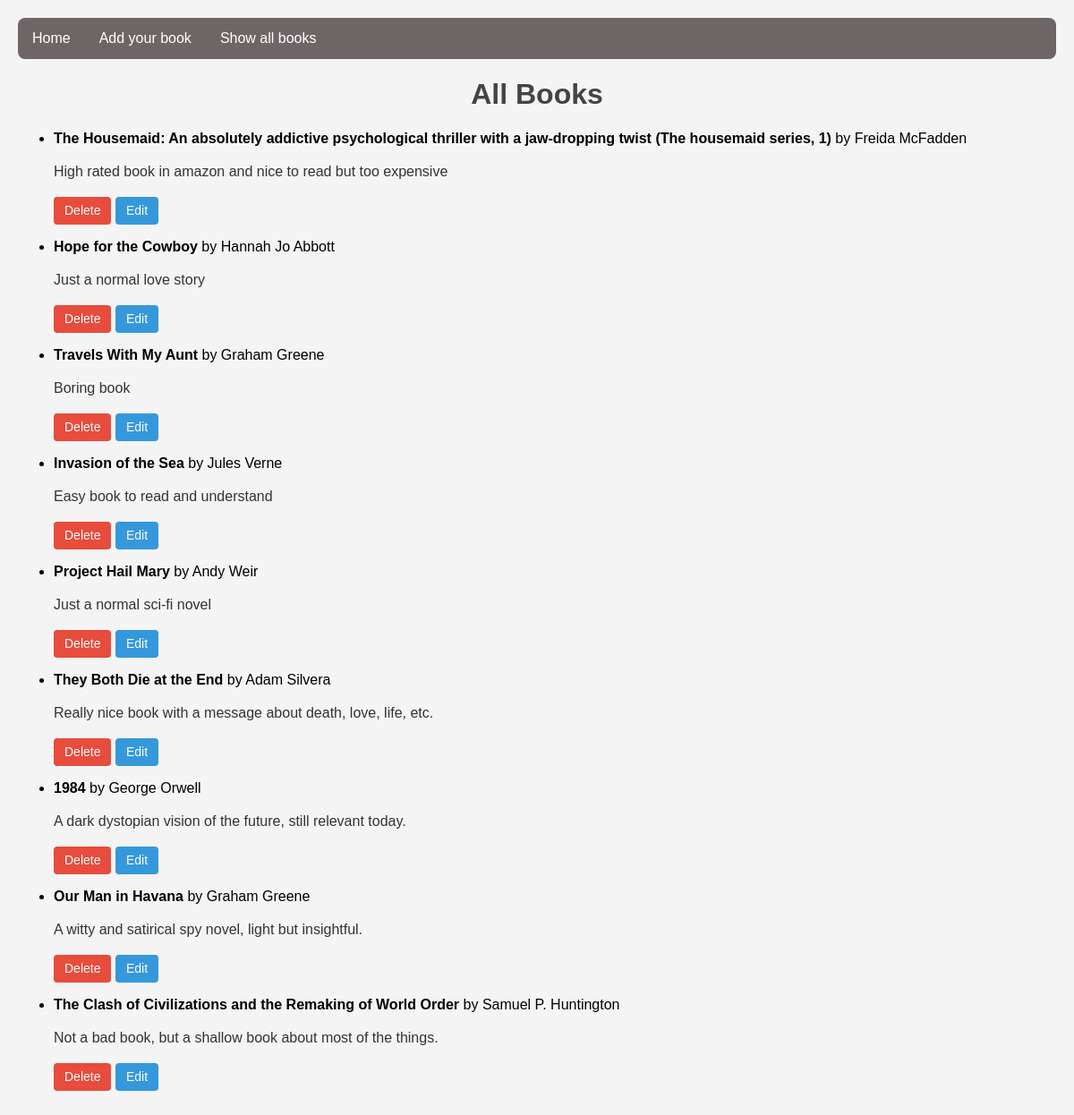
Before: /books with the older database file.
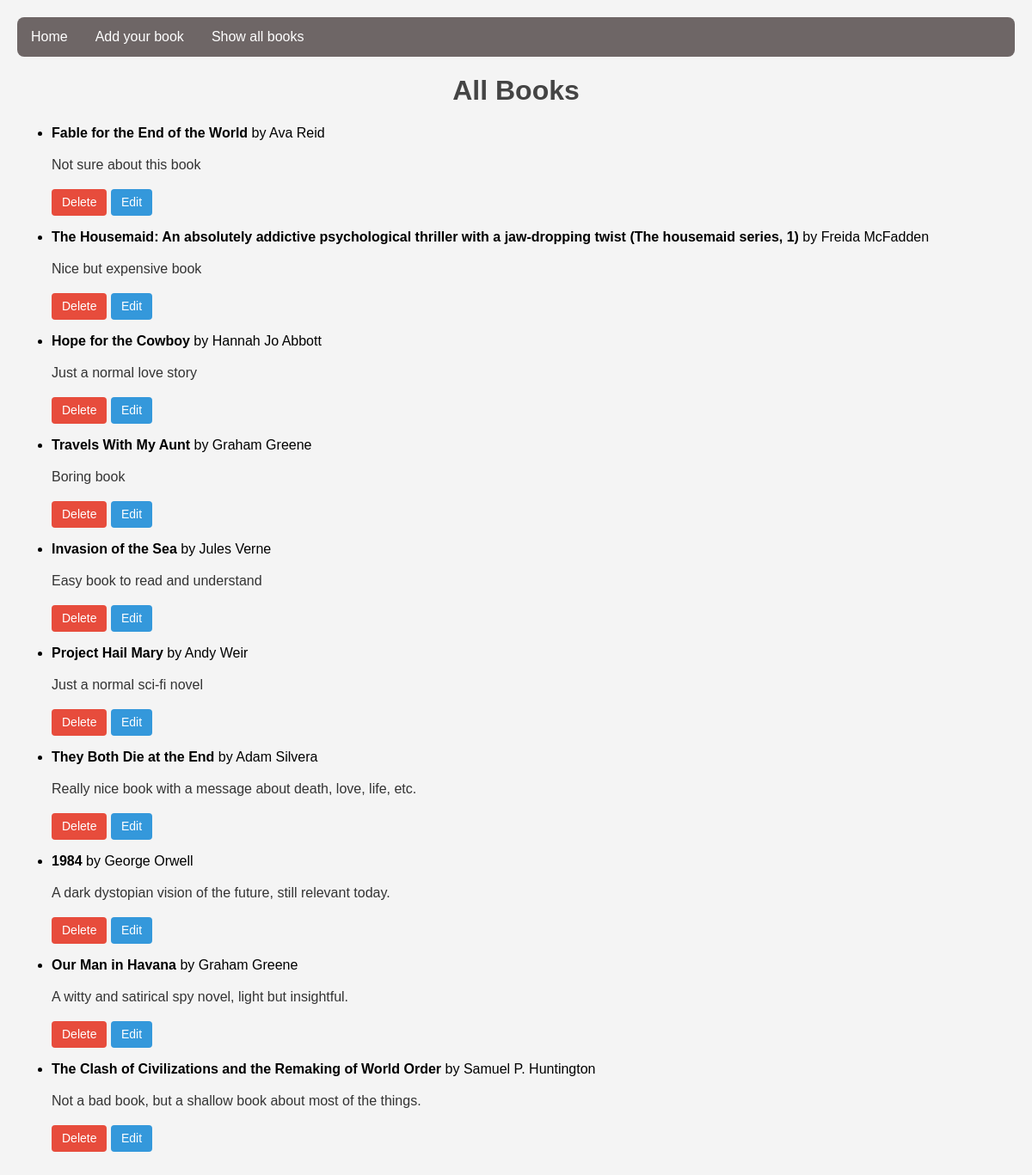
After: the same page with the newer database file.
### models.py (models this page shows, shortened)
class Book(db.Model):
    id: int = db.Column(db.Integer, primary_key=True)
    author_name: str = db.Column(db.String(100), nullable=False)
    book_name: str = db.Column(db.String(200), nullable=False)
    reader_description: str = db.Column(db.Text, nullable=False)

### app.py (the view)
@app.route("/books")
def all_books() -> str: # New route to display all books
    books: list[Book] = Book.query.order_by(Book.id.desc()).all()
    return render_template("all_books.html", book_list=books)

### templates/all_books.html (shortened to what this page needs)
{% extends "base.html" %}
{% block extra_css %}
  <link rel="stylesheet" href="{{ url_for('static', filename='css/all_books.css') }}">
{% endblock %}
{% block content %}
  <h1>All Books</h1>
  {% if book_list and book_list|length > 0 %}
    <ul>
      {% for book in book_list %}
        <li>
          <strong>{{ book.book_name }}</strong> by {{ book.author_name }}
          {% if book.reader_description %}
            <p>{{ book.reader_description }}</p>
          {% endif %}
          <p>
            <a href="{{ url_for('delete_book', book_id=book.id) }}" class="delete-link">Delete</a>
            <a href="{{ url_for('edit_book', book_id=book.id) }}" class="edit-link">Edit</a>
          </p>
        </li>
      {% endfor %}
    </ul>
  {% else %}
    <p>No books yet.</p>
  {% endif %}
{% endblock %}

### templates/base.html (shortened to what this page needs)
<!DOCTYPE html>
<html lang="en">
  <head>
    <link rel="stylesheet" href="{{ url_for('static', filename='css/main.css') }}">
    {% block extra_css %}{% endblock %}
  </head>
  <body>
    <nav class="navbar">
      <div class="container-fluid">
        <ul class="navbar-nav">
          <li class="nav-item"><a class="nav-link" href="{{ url_for('index') }}">Home</a></li>
          <li class="nav-item"><a class="nav-link" href="{{ url_for('add_book') }}">Add your book</a></li>
          <li class="nav-item"><a class="nav-link" href="{{ url_for('all_books') }}">Show all books</a></li>
        </ul>
      </div>
    </nav>
    <main class="container">
      {% block content %}{% endblock %}
    </main>
  </body>
</html>

### static/css/main.css (style rules this page uses)
body { font-family: Arial, sans-serif; margin: 0; padding: 20px; background-color: #f4f4f4; }
.navbar ul { list-style-type: none; background-color: #6e6666; padding: 0px; margin: 0px; overflow: hidden; border-radius: 8px; }
.navbar ul li { float: left; }
.navbar ul li a { display: block; padding: 14px 16px; color: white; text-align: center; text-decoration: none; }
h1 { color: #444; text-align: center; }
p { color: #333; line-height: 1.5; }

### static/css/all_books.css (style rules this page uses)
a { color: blue; text-decoration: none; }
.delete-link { display: inline-block; padding: 5px 12px; background-color: #e74c3c; color: white; font-size: 14px; border-radius: 4px; text-decoration: none; transition: background-color 0.3s ease; }
.edit-link { display: inline-block; padding: 5px 12px; background-color: #3498db; color: white; font-size: 14px; border-radius: 4px; text-decoration: none; transition: background-color 0.3s ease; }

Changed rows visible on the page:
added Book: book_name "Fable for the End of the World", author_name "Ava Reid", reader_description "Not sure about this book"
changed Book "Freida McFadden": reader_description "High rated book in amazon and nice to read but too expensive" → "Nice but expensive book"
